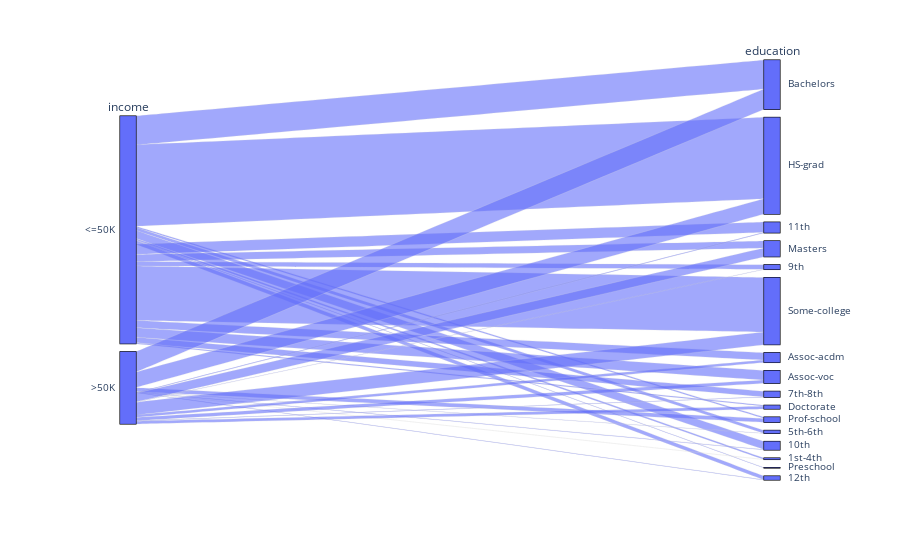

The cell this chart's notebook holds for it:
### Code cell
grafico = px.parallel_categories(base_census, dimensions=['income', 'education'])
grafico.show()

### Figure 1 — Plotly figure (JSON) as saved in the notebook; plotly's stock layout.template omitted (floating-point values rounded to 4 significant figures; data arrays with more than 128 entries replaced by an {"elided": "..."} marker saying what was removed)
{"data": [{"dimensions": [{"label": "income", "values": {"elided": "32561 str values"}}, {"label": "education", "values": {"elided": "32561 str values"}}], "domain": {"x": [0, 1], "y": [0, 1]}, "name": "", "type": "parcats"}], "layout": {"legend": {"tracegroupgap": 0}, "margin": {"t": 60}}}
